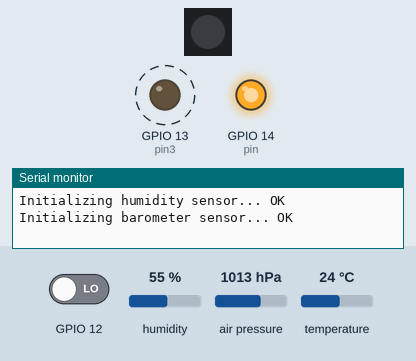
Recording of a sketch running on a simulated ESP32. On the bench: 1 RGB LEDs in strip order, left to right, output pins drawn as LEDs (lit = HIGH), the last lines printed to the serial monitor. Wiring (inferred from the names in the program): HTU21/Si7021 sensor at I2C address 0x40; BMP180 pressure sensor at I2C address 0x77. Dashed ring = blinking. The test bench sets the inputs (shaded band); at power-on: GPIO 12 LOW, humidity 55 %, air pressure 1013 hPa, temperature 24 °C.

Above: at 0.06 s.
At 5.08 s:
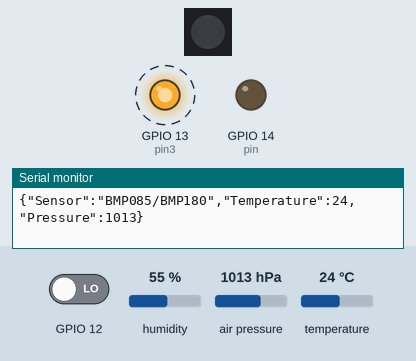
Timing chart, 0 to 8.8 s (numbered marks = the images above):
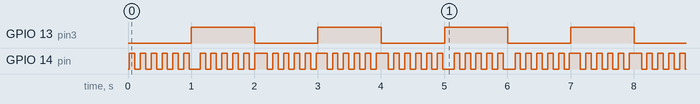

Measured:
- by itself, GPIO 13 (pin3): alternates HIGH for 1.0 s and LOW for 1.0 s
- by itself, GPIO 14 (pin): moves between LOW and HIGH, repeating every 3.8 s

The sketch:

MyAdem.ino
```cpp
//#include <SPI.h>
//#include <ByteBuffer.h>
//#include <BufferedSerial.h>


#include <Adafruit_NeoPixel.h>
#include <Wire.h>
#include <Sensor.h>
#include <ArduinoJson.h>
#include <TickerSchedlr.h>
#include <barometer_BMP085.h>
#include <humidity_HTU21D.h>
#include <particulate_PPD42.h>

TickerSchedlr *schedule = 0; //TickerSchedlr::Instance(200);


int count = 0;
int count2 = 0;
int count3 = 0;
TickerTask * T1 = NULL;
TickerTask * T2 = NULL;
TickerTask * T3 = NULL;
int pin1 = 0;
int pin2 = 14;
int pin3 = 13;
BMP085Sensor druksensor;
HTU21DFSensor vochtsensor;
Adafruit_NeoPixel strip = Adafruit_NeoPixel(1, pin1, NEO_GRB + NEO_KHZ800);
//test test2;

void flip(void *)
{
	int state = digitalRead(12);  // get the current state of GPIO1 pin
	digitalWrite(12, !state);     // set pin to the opposite state
	__LOG(count);
	__LOG(" :flip1: ");
	__LOGLN(state);
	++count;
	Serial.println(vochtsensor.report());
	Serial.println(druksensor.report());
}

void flip2(void *ptr)
{
	int pin = 14;
	//int *iptr = (int *)ptr;
	//int state = digitalRead(*iptr);  // get the current state of GPIO1 pin
	int state = digitalRead(pin);  // get the current state of GPIO1 pin
	digitalWrite(pin, !state);     // set pin to the opposite state
	__LOG(count2);
	__LOG(" :flip2: ");
	__LOGLN(state);
	++count2;

}

void flip3(void *)
{
	int state = digitalRead(13);  // get the current state of GPIO1 pin
	digitalWrite(13, !state);     // set pin to the opposite state
	__LOG(count3);
	__LOG(" :flip3: ");
	__LOGLN(state);
	__LOG("last "); __LOG(T3->getLastTime()); __LOG(" next ");    __LOG(T3->getNextTime()); __LOG("  period "); __LOGLN(T3->getNextTime() - T3->getLastTime());
	++count3;

	vochtsensor.read();
	druksensor.read();

}

void setup() {
	Serial.begin(74880);
	//pinMode(12, OUTPUT);
	//digitalWrite(12, LOW);
	strip.begin();
	strip.show(); // Initialize all pixels to 'off'
	//strip.setBrightness(64);
	strip.setPixelColor(0,255, 0, 255);
	pinMode(14, OUTPUT);
	digitalWrite(14, LOW);
	pinMode(13, OUTPUT);
	digitalWrite(13, LOW);

	schedule = TickerSchedlr::Instance(200);
	T1 = TickerTask::createPeriodic(&flip, 5000);
	T2 = TickerTask::createIdle(&flip2);
	T3 = TickerTask::createPeriodic(&flip3, 1000);
	T1->name = "Task 0";
	T2->name = "Task 1";
	T3->name = "Task 2";
	schedule = TickerSchedlr::Instance();
	__LOG("Task 0 next time is "); __LOGLN(T1->getNextTime());
	__LOG("Task 0 period is "); __LOGLN(T1->interval);
	__LOG("Task 0 type is "); __LOGLN(T1->tasktype);
	__LOG("Schedule time "); __LOGLN(schedule->getTickTime());
	__LOG("Task 1 next time is "); __LOGLN(T2->getNextTime());
	__LOG("Task 1 period is "); __LOGLN(T2->interval);
	__LOG("Task 1 type is "); __LOGLN(T2->tasktype);
	//__LOG("Schedule time "); __LOGLN(schedule->getTickTime());
	__LOG("Task 2 next time is "); __LOGLN(T3->getNextTime());
	__LOG("Task 2 period is "); __LOGLN(T3->interval);
	__LOG("Schedule time "); __LOGLN(schedule->getTickTime());

	__LOGLN("schedule added");

	vochtsensor.begin();
	druksensor.begin();

}

// the loop function runs over and over again until power down or reset
void loop() {
	schedule->tick();
}
```
